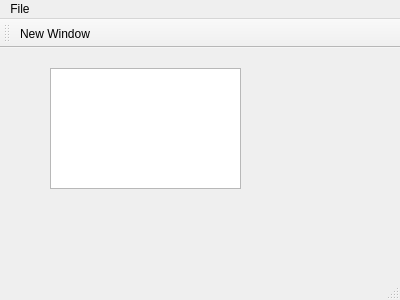
<?xml version="1.0" encoding="UTF-8"?>
<ui version="4.0">
 <class>MainWindow</class>
 <widget class="QMainWindow" name="MainWindow">
  <property name="geometry">
   <rect>
    <x>0</x>
    <y>0</y>
    <width>400</width>
    <height>300</height>
   </rect>
  </property>
  <property name="windowTitle">
   <string>MainWindow</string>
  </property>
  <widget class="QWidget" name="centralWidget">
   <widget class="QPlainTextEdit" name="plainTextEdit">
    <property name="geometry">
     <rect>
      <x>50</x>
      <y>20</y>
      <width>191</width>
      <height>121</height>
     </rect>
    </property>
   </widget>
  </widget>
  <widget class="QMenuBar" name="menuBar">
   <property name="geometry">
    <rect>
     <x>0</x>
     <y>0</y>
     <width>400</width>
     <height>20</height>
    </rect>
   </property>
   <widget class="QMenu" name="menuFile">
    <property name="title">
     <string>File</string>
    </property>
    <addaction name="actionNew_Window"/>
   </widget>
   <addaction name="menuFile"/>
  </widget>
  <widget class="QToolBar" name="mainToolBar">
   <attribute name="toolBarArea">
    <enum>TopToolBarArea</enum>
   </attribute>
   <attribute name="toolBarBreak">
    <bool>false</bool>
   </attribute>
   <addaction name="actionNew_Window"/>
  </widget>
  <widget class="QStatusBar" name="statusBar"/>
  <action name="actionNew_Window">
   <property name="text">
    <string>New Window</string>
   </property>
  </action>
 </widget>
 <layoutdefault spacing="6" margin="11"/>
 <resources/>
 <connections/>
</ui>
